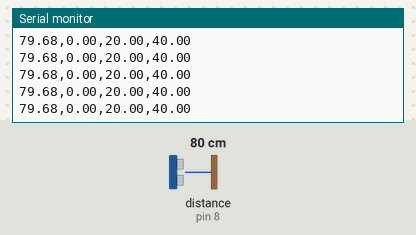
This sketch was run on a simulated Arduino Uno, built with avr-gcc and run on an emulated ATmega328P. Shown: the last lines printed to the serial monitor. Wiring (inferred from the names in the program): ultrasonic range finder: trigger pin 7; echo pin 8. The inputs (shaded band) are chosen by the test bench; at power-on: distance to the obstacle (sensor on pin 8) 80 cm. The echo pulse lasts 58.3 µs per cm.

Above: at 1.2 s.
1.3 s: distance to the obstacle (sensor on pin 8) set to 2 cm
At 1.5 s:
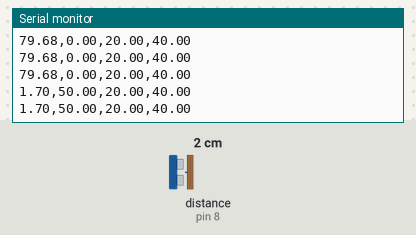
2.8 s: distance to the obstacle (sensor on pin 8) set to 4 cm
At 2.83 s:
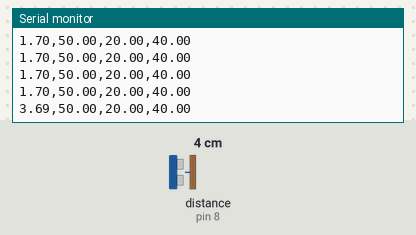
Timing chart, 0 to 5.8 s (numbered marks = the images above; inputs shaded):
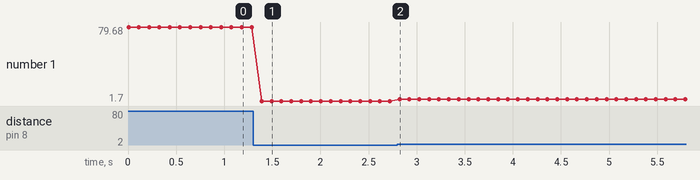

The sketch:

sr_04_Hysteresis.ino
```cpp
/*
 * HC-SR04 with Hysteresis Filter Example
 *
 * Demonstrates how hysteresis prevents rapid on/off switching
 * when a measurement hovers near a threshold.
 *
 * USE CASE: Proximity detection with stable output
 */

const int trigPin = 7;
const int echoPin = 8;

float duration, distance;

// Hysteresis thresholds (in cm)
const float LOWER_THRESHOLD = 20.0;  // Object must be closer than 20cm to trigger
const float UPPER_THRESHOLD = 40.0;  // Object must move beyond 40cm to release

// Hysteresis state
bool is_close = false;  // Tracks if object is considered "close"

// Function: Apply hysteresis to prevent rapid switching
bool hysteresis_filter(float input) {
  // Current state determines which threshold to check

  if (is_close) {
    // Object is currently "close"
    // Only switch to "far" if distance exceeds UPPER threshold
    if (input > UPPER_THRESHOLD) {
      is_close = false;
    }
  } else {
    // Object is currently "far"
    // Only switch to "close" if distance drops below LOWER threshold
    if (input < LOWER_THRESHOLD) {
      is_close = true;
    }
  }

  return is_close;
}

void setup() {
  pinMode(trigPin, OUTPUT);
  pinMode(echoPin, INPUT);
  Serial.begin(115200);

  // Print header for Serial Plotter
  Serial.println("Distance,State,Lower,Upper");
}

void loop() {
  // Trigger the ultrasonic sensor
  digitalWrite(trigPin, LOW);
  delayMicroseconds(2);
  digitalWrite(trigPin, HIGH);
  delayMicroseconds(10);
  digitalWrite(trigPin, LOW);

  // Read the echo duration
  duration = pulseIn(echoPin, HIGH);
  distance = (duration * 0.0343) / 2;

  // Apply hysteresis filter
  bool object_detected = hysteresis_filter(distance);

  // Convert boolean to a value for plotting (0 or 50)
  float state_value = object_detected ? 50.0 : 0.0;

  // Output: Distance, State (as height), and threshold lines
  Serial.print(distance);
  Serial.print(",");
  Serial.print(state_value);
  Serial.print(",");
  Serial.print(LOWER_THRESHOLD);
  Serial.print(",");
  Serial.println(UPPER_THRESHOLD);

  delay(100);  // 10 Hz sampling rate
}

/*
 * HOW HYSTERESIS WORKS:
 *
 * WITHOUT Hysteresis (simple threshold at 30cm):
 * Distance: 31 → 29 → 31 → 30 → 29 → 31
 * Output:   OFF  ON   OFF  OFF  ON   OFF  ← Rapid switching!
 *
 * WITH Hysteresis (lower=20cm, upper=40cm):
 * Distance: 50 → 30 → 25 → 15 → 20 → 30 → 50
 * State:    FAR  FAR  FAR  CLOSE CLOSE CLOSE FAR
 *              ↑                              ↑
 *              Still FAR (>20)                Crosses 40, now FAR
 *
 * The "dead zone" between 20-40cm prevents oscillation!
 *
 * REAL-WORLD ANALOGY:
 * Think of a thermostat:
 * - Set temp: 20°C
 * - Lower threshold: 19°C (heater turns ON)
 * - Upper threshold: 21°C (heater turns OFF)
 *
 * This prevents the heater from rapidly cycling on/off when
 * the temperature hovers around 20°C.
 *
 * PRACTICAL USES:
 * - Obstacle detection for robots (avoid rapid direction changes)
 * - Proximity alarms (stable triggering)
 * - Door sensors (prevent false triggers)
 * - Level detection in tanks
 *
 * SERIAL PLOTTER VIEW:
 * - Blue line: Actual distance (wavy)
 * - Red line: State (flat at 0 or 50)
 * - Green line: Lower threshold (20cm)
 * - Yellow line: Upper threshold (40cm)
 *
 * Notice how the state only changes when crossing the thresholds,
 * not when the distance jiggles in the middle zone!
 */
```

Measured:
- after the input at 1.3 s, the serial monitor: prints a new line after 0.09 s (image 1)
- after the input at 2.8 s, the serial monitor: prints a new line at once (image 2)
- plotted number 1: 79.68 → 1.7 after the input at 1.3 s, 1.7 → 3.69 after the input at 2.8 s
